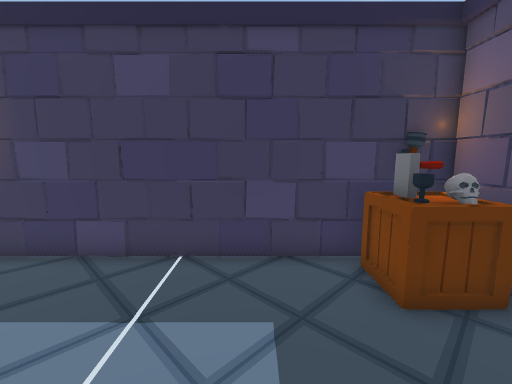
view 1 (above)

14 first-person views from a walk through a scene from a Unity 3-D project. The camera is 1.3 m above the floor, tilts 8° down and sees 90° across. The floor is counted in squares, 0.5 m on a side. Each view is taken from the middle of a square. On the plan, view 1 faces up. The plan holds only what a view shows up to about 18 squares ahead; the rest is blank. The player is left out. Door leaves are left out, so doorways stand open.

view 2
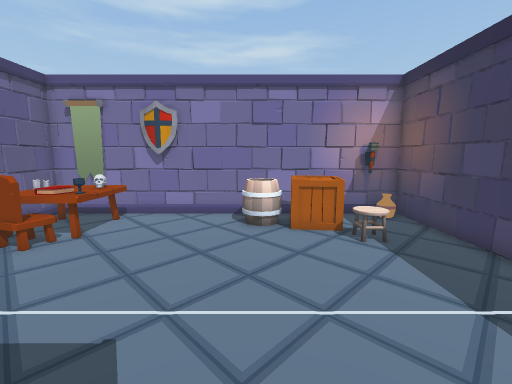

view 3
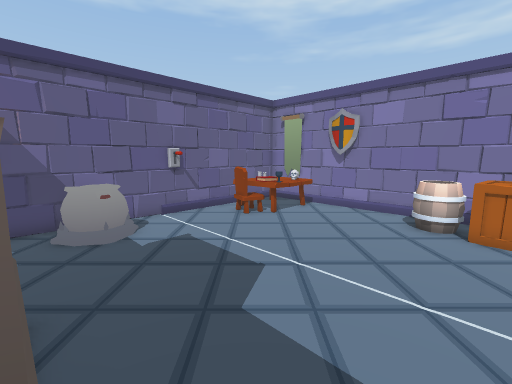

view 4
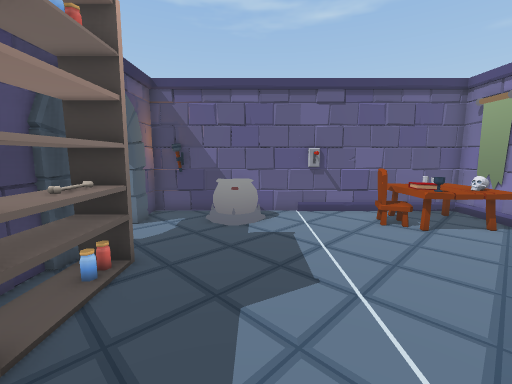

view 5
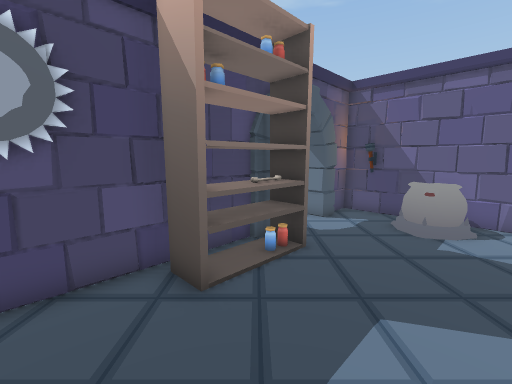

view 6
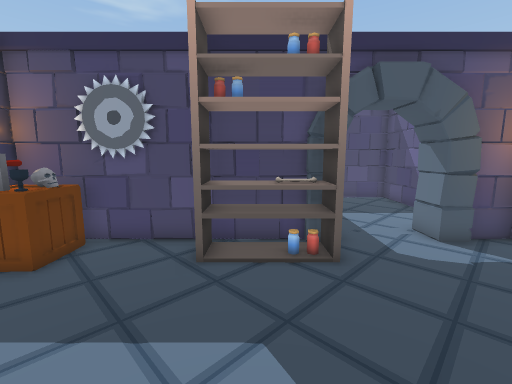

view 7
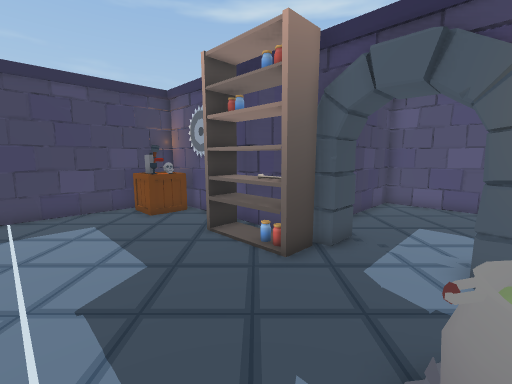

view 8
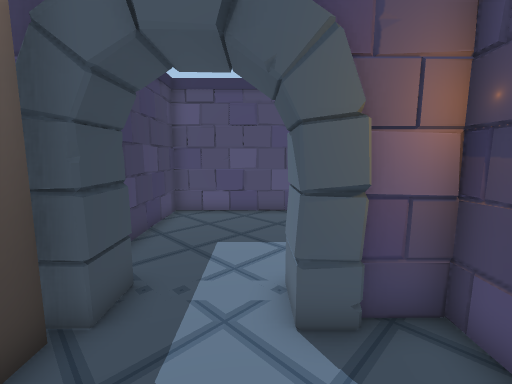

view 9
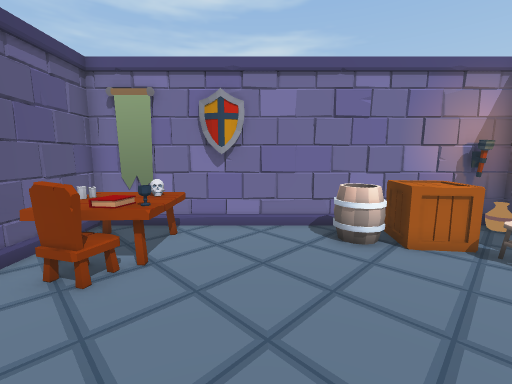

view 10
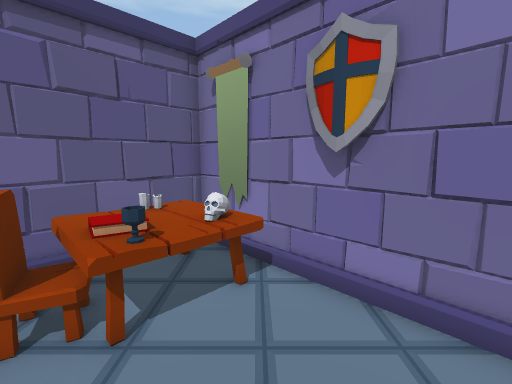

view 11
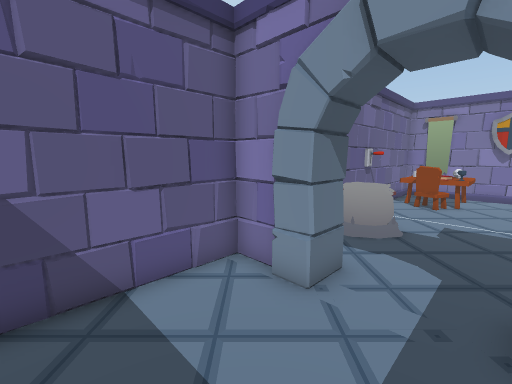

view 12
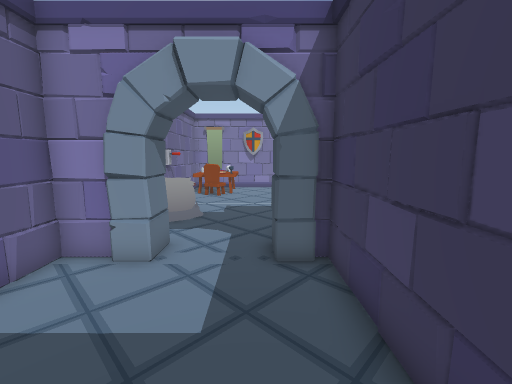

view 13
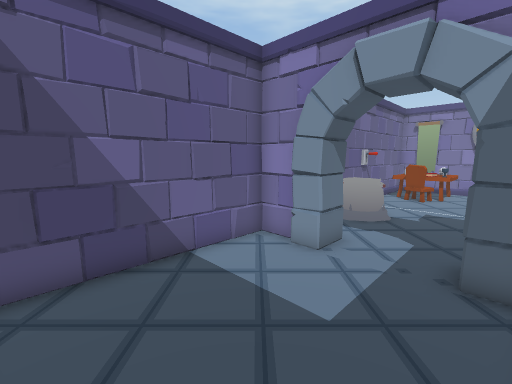

view 14
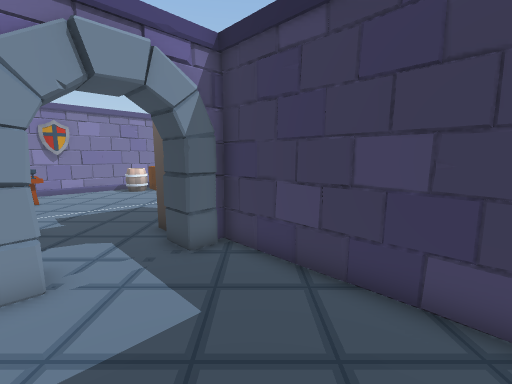

### Floor plan
Key: @ floor where view 1 was taken; # wall or solid block; . floor; D open door; O other object.
Columns run from 10 left of view 1 to 13 right of it. Each row starts with its distance up from view 1.
  7     ############
  6  ############O##
  5  #...........O##
  4 # ..O........O##
  3 # OO.......... #
  2 #OOO...........#
  1 # OO.........  #
  0 # OO......@..OO#
 -1 # ...........OO#
 -2 # ...........OO#########
 -3 # ...........####......#
 -4 #O...........DD##......#
 -5 #OOOO........DD........#
 -6 #OOOOO.......DD##......#
 -7 #OOOOO....OOODD##......#
 -8 #OOOO.....OOO..##......#
 -9 ########################

Positions as (right, up) in squares from view 1, and headings:
1: (0, 0), facing up
2: (2, 0), facing left
3: (3, 2), facing down-left
4: (0, 3), facing down
5: (-1, 3), facing down-right
6: (-3, -1), facing right
7: (-2, -7), facing up-right
8: (1, -6), facing right
9: (0, -3), facing left
10: (-5, -2), facing down-left
11: (10, -4), facing down-left
12: (12, -4), facing left
13: (12, -3), facing down-left
14: (12, -7), facing up-left
